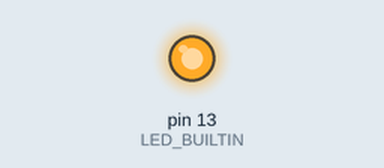
This sketch was run on a simulated Arduino Uno, built with avr-gcc and run on an emulated ATmega328P. Shown: output pins drawn as LEDs (lit = HIGH).

Above: at 0.2 s.
At 27.2 s:
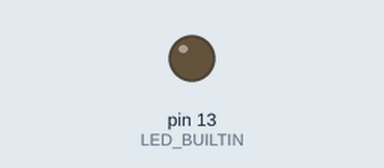
Timing chart, 0 to 31.2 s (numbered marks = the images above):
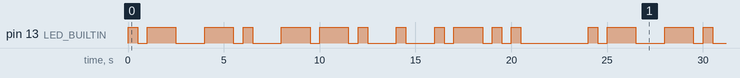

The sketch:

FUNCTIONALPROGRAMMING1.ino
```cpp
int dotDuration = 500;  // 点（dot）的持续时间，单位为毫秒
int dashDuration = 1500;  // 划线（dash）的持续时间，单位为毫秒

void setup() {
  pinMode(LED_BUILTIN, OUTPUT);
  // put your setup code here, to run once:
}
void morseDot() {
  digitalWrite(LED_BUILTIN, HIGH);
  delay(dotDuration);
  digitalWrite(LED_BUILTIN, LOW);
  delay(dotDuration);
}

void morseDash() {
  digitalWrite(LED_BUILTIN, HIGH);
  delay(dashDuration);
  digitalWrite(LED_BUILTIN, LOW);
  delay(dotDuration);
}

void loop() {
  // A
  morseDot(); // 点
  morseDash(); // 划线
  delay(dotDuration * 2);  //

  // N
  morseDash();
  morseDot();
  delay(dotDuration * 2);

  // G
  morseDash();
  morseDash();
  morseDot();
  delay(dotDuration * 2);

  // E
  morseDot();
  delay(dotDuration * 2);

  // L
  morseDot();
  morseDash();
  morseDot();
  morseDot();
  delay(dotDuration * 6);
}
```

Measured:
- by itself, pin 13 (LED_BUILTIN): moves between LOW and HIGH, repeating every 24.0 s
- by itself, everything shown: repeats every 24.0 s, in 24 steps
